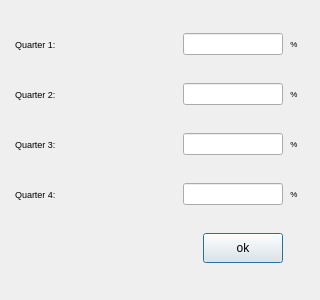
<?xml version="1.0" encoding="UTF-8"?>
<ui version="4.0">
 <class>QuarterDialog</class>
 <widget class="QDialog" name="QuarterDialog">
  <property name="geometry">
   <rect>
    <x>0</x>
    <y>0</y>
    <width>320</width>
    <height>300</height>
   </rect>
  </property>
  <property name="minimumSize">
   <size>
    <width>320</width>
    <height>300</height>
   </size>
  </property>
  <property name="windowTitle">
   <string>Dialog</string>
  </property>
  <property name="styleSheet">
   <string notr="true"/>
  </property>
  <layout class="QVBoxLayout" name="verticalLayout">
   <property name="spacing">
    <number>10</number>
   </property>
   <property name="leftMargin">
    <number>15</number>
   </property>
   <property name="topMargin">
    <number>15</number>
   </property>
   <property name="rightMargin">
    <number>15</number>
   </property>
   <property name="bottomMargin">
    <number>15</number>
   </property>
   <item>
    <layout class="QHBoxLayout" name="horizontalLayout">
     <property name="spacing">
      <number>0</number>
     </property>
     <item>
      <widget class="QLabel" name="lab_quarter1">
       <property name="font">
        <font>
         <pointsize>7</pointsize>
        </font>
       </property>
       <property name="text">
        <string>Quarter 1:</string>
       </property>
      </widget>
     </item>
     <item>
      <widget class="QLineEdit" name="edit_quarter1">
       <property name="minimumSize">
        <size>
         <width>60</width>
         <height>22</height>
        </size>
       </property>
       <property name="maximumSize">
        <size>
         <width>100</width>
         <height>16777215</height>
        </size>
       </property>
       <property name="font">
        <font>
         <pointsize>7</pointsize>
        </font>
       </property>
      </widget>
     </item>
     <item>
      <widget class="QLabel" name="lab_percent1">
       <property name="sizePolicy">
        <sizepolicy hsizetype="Fixed" vsizetype="Fixed">
         <horstretch>0</horstretch>
         <verstretch>0</verstretch>
        </sizepolicy>
       </property>
       <property name="minimumSize">
        <size>
         <width>22</width>
         <height>22</height>
        </size>
       </property>
       <property name="font">
        <font>
         <pointsize>6</pointsize>
        </font>
       </property>
       <property name="text">
        <string>&lt;html&gt;&lt;head/&gt;&lt;body&gt;&lt;p align=&quot;center&quot;&gt;%&lt;/p&gt;&lt;/body&gt;&lt;/html&gt;</string>
       </property>
      </widget>
     </item>
    </layout>
   </item>
   <item>
    <layout class="QHBoxLayout" name="horizontalLayout_2">
     <property name="spacing">
      <number>0</number>
     </property>
     <item>
      <widget class="QLabel" name="lab_quarter2">
       <property name="font">
        <font>
         <pointsize>7</pointsize>
        </font>
       </property>
       <property name="text">
        <string>Quarter 2: </string>
       </property>
      </widget>
     </item>
     <item>
      <widget class="QLineEdit" name="edit_quarter2">
       <property name="minimumSize">
        <size>
         <width>60</width>
         <height>22</height>
        </size>
       </property>
       <property name="maximumSize">
        <size>
         <width>100</width>
         <height>16777215</height>
        </size>
       </property>
       <property name="font">
        <font>
         <pointsize>7</pointsize>
        </font>
       </property>
      </widget>
     </item>
     <item>
      <widget class="QLabel" name="lab_percent_2">
       <property name="sizePolicy">
        <sizepolicy hsizetype="Fixed" vsizetype="Fixed">
         <horstretch>0</horstretch>
         <verstretch>0</verstretch>
        </sizepolicy>
       </property>
       <property name="minimumSize">
        <size>
         <width>22</width>
         <height>22</height>
        </size>
       </property>
       <property name="font">
        <font>
         <pointsize>6</pointsize>
        </font>
       </property>
       <property name="text">
        <string>&lt;html&gt;&lt;head/&gt;&lt;body&gt;&lt;p align=&quot;center&quot;&gt;%&lt;/p&gt;&lt;/body&gt;&lt;/html&gt;</string>
       </property>
      </widget>
     </item>
    </layout>
   </item>
   <item>
    <layout class="QHBoxLayout" name="horizontalLayout_3">
     <property name="spacing">
      <number>0</number>
     </property>
     <item>
      <widget class="QLabel" name="lab_quarter3">
       <property name="font">
        <font>
         <pointsize>7</pointsize>
        </font>
       </property>
       <property name="text">
        <string>Quarter 3:</string>
       </property>
      </widget>
     </item>
     <item>
      <widget class="QLineEdit" name="edit_quarter3">
       <property name="minimumSize">
        <size>
         <width>60</width>
         <height>22</height>
        </size>
       </property>
       <property name="maximumSize">
        <size>
         <width>100</width>
         <height>16777215</height>
        </size>
       </property>
       <property name="font">
        <font>
         <pointsize>7</pointsize>
        </font>
       </property>
      </widget>
     </item>
     <item>
      <widget class="QLabel" name="lab_sec2_percent1_3">
       <property name="sizePolicy">
        <sizepolicy hsizetype="Fixed" vsizetype="Fixed">
         <horstretch>0</horstretch>
         <verstretch>0</verstretch>
        </sizepolicy>
       </property>
       <property name="minimumSize">
        <size>
         <width>22</width>
         <height>22</height>
        </size>
       </property>
       <property name="font">
        <font>
         <pointsize>6</pointsize>
        </font>
       </property>
       <property name="text">
        <string>&lt;html&gt;&lt;head/&gt;&lt;body&gt;&lt;p align=&quot;center&quot;&gt;%&lt;/p&gt;&lt;/body&gt;&lt;/html&gt;</string>
       </property>
      </widget>
     </item>
    </layout>
   </item>
   <item>
    <layout class="QHBoxLayout" name="horizontalLayout_4">
     <property name="spacing">
      <number>0</number>
     </property>
     <item>
      <widget class="QLabel" name="lab_quarter4">
       <property name="font">
        <font>
         <pointsize>7</pointsize>
        </font>
       </property>
       <property name="text">
        <string>Quarter 4:</string>
       </property>
      </widget>
     </item>
     <item>
      <widget class="QLineEdit" name="edit_quarter4">
       <property name="minimumSize">
        <size>
         <width>60</width>
         <height>22</height>
        </size>
       </property>
       <property name="maximumSize">
        <size>
         <width>100</width>
         <height>16777215</height>
        </size>
       </property>
       <property name="font">
        <font>
         <pointsize>7</pointsize>
        </font>
       </property>
      </widget>
     </item>
     <item>
      <widget class="QLabel" name="lab_sec2_percent1_4">
       <property name="sizePolicy">
        <sizepolicy hsizetype="Fixed" vsizetype="Fixed">
         <horstretch>0</horstretch>
         <verstretch>0</verstretch>
        </sizepolicy>
       </property>
       <property name="minimumSize">
        <size>
         <width>22</width>
         <height>22</height>
        </size>
       </property>
       <property name="font">
        <font>
         <pointsize>6</pointsize>
        </font>
       </property>
       <property name="text">
        <string>&lt;html&gt;&lt;head/&gt;&lt;body&gt;&lt;p align=&quot;center&quot;&gt;%&lt;/p&gt;&lt;/body&gt;&lt;/html&gt;</string>
       </property>
      </widget>
     </item>
    </layout>
   </item>
   <item>
    <layout class="QHBoxLayout" name="horizontalLayout_5" stretch="0,0">
     <property name="spacing">
      <number>12</number>
     </property>
     <property name="rightMargin">
      <number>22</number>
     </property>
     <item>
      <spacer name="horizontalSpacer">
       <property name="orientation">
        <enum>Qt::Horizontal</enum>
       </property>
       <property name="sizeType">
        <enum>QSizePolicy::Expanding</enum>
       </property>
       <property name="sizeHint" stdset="0">
        <size>
         <width>40</width>
         <height>20</height>
        </size>
       </property>
      </spacer>
     </item>
     <item>
      <widget class="QPushButton" name="btn_ok">
       <property name="minimumSize">
        <size>
         <width>60</width>
         <height>22</height>
        </size>
       </property>
       <property name="maximumSize">
        <size>
         <width>100</width>
         <height>30</height>
        </size>
       </property>
       <property name="text">
        <string>ok</string>
       </property>
      </widget>
     </item>
    </layout>
   </item>
  </layout>
 </widget>
 <resources/>
 <connections/>
</ui>
